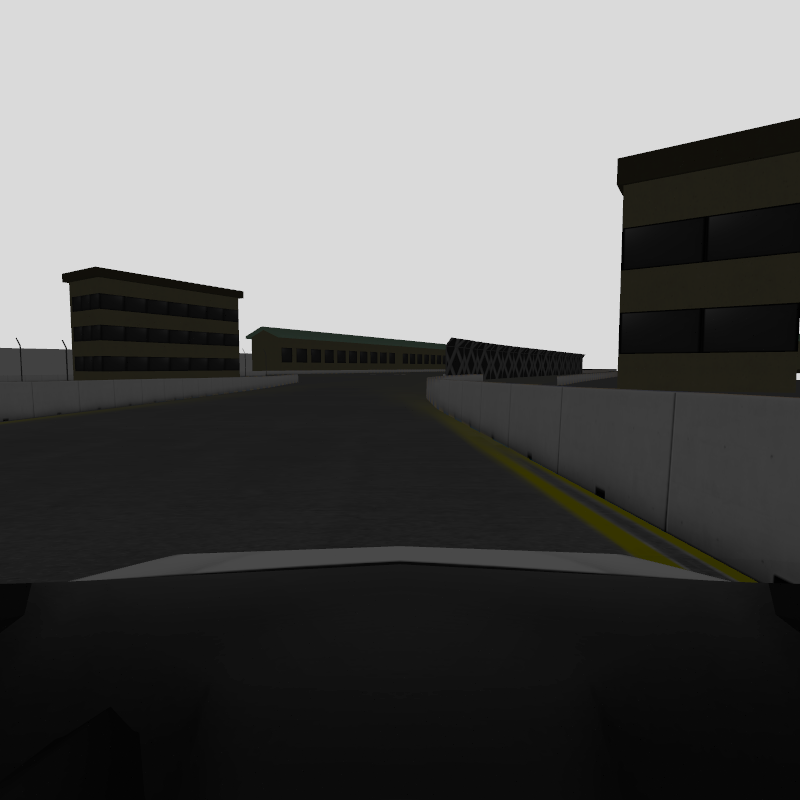
#> input picture images/frame01.png, 800 x 800 px, found by its file name
$ python line_detection_tests.py
#> lines starting #> are read from the running program, lines starting #| are printed output that depends on the picture; after the words box and inside, x2 and y2 are one past the last pixel; in counts of white or black regions, pixels touching at a corner belong together
import cv2
import numpy as np

def process_image(img_path):
    # Load the image
    img = cv2.imread(img_path)
#> img is the input picture: shape (800, 800, 3); mean B, G, R 93.3, 94.2, 94.4
    height, width, _ = img.shape
#> height = 800; width = 800

    # Define the region of interest
    rect_height = 180
    rect_top = height // 2 - rect_height // 2 + 90  # Shift ROI further down
#> rect_top = 400
    rect_bottom = rect_top + rect_height
#> rect_bottom = 580

    # Crop and blur the ROI
    rect_img = img[rect_top:rect_bottom, 0:width]
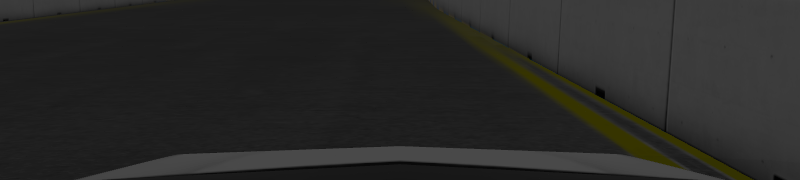
#> rect_img: shape (180, 800, 3); mean B, G, R 38.8, 40.4, 40.4
    rect_img = cv2.GaussianBlur(rect_img, (5, 5), 0)

    # Convert to HSV color space
    hsv = cv2.cvtColor(rect_img, cv2.COLOR_BGR2HSV)
#> hsv: shape (180, 800, 3); mean H, S, V 2.3, 8.7, 40.4

    # Define the yellow color range
    lower_yellow = np.array([25, 50, 50])
    upper_yellow = np.array([255, 255, 255])
    binary_mask = cv2.inRange(hsv, lower_yellow, upper_yellow)
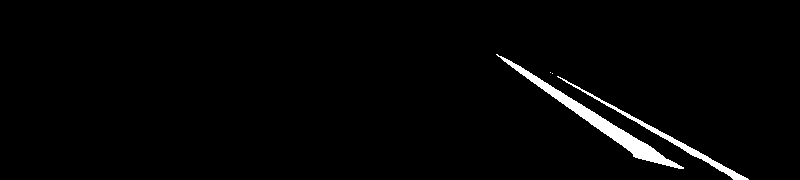
#> binary_mask: shape (180, 800); 2.1% white; 4 white regions (2 under 20 px), largest, box (x1, y1, x2, y2) and area: (496, 54, 684, 169) 2073, (557, 76, 749, 180) 923

    # Dilate mask to increase line thickness
    kernel = np.ones((5, 5), np.uint8)
    binary_mask = cv2.dilate(binary_mask, kernel, iterations=1)
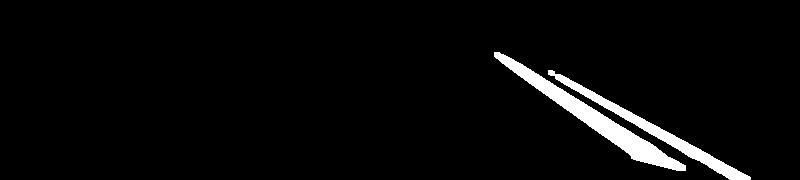
#> binary_mask: shape (180, 800); 3.8% white; 2 white regions, box (x1, y1, x2, y2) and area: (494, 52, 686, 171) 3301, (548, 70, 751, 180) 2120

    # Clean up mask
    binary_mask = cv2.morphologyEx(binary_mask, cv2.MORPH_CLOSE, kernel)
#> binary_mask: shape (180, 800); 3.8% white; 1 white region, box (x1, y1, x2, y2) and area: (494, 52, 751, 180) 5538
    binary_mask = cv2.morphologyEx(binary_mask, cv2.MORPH_OPEN, kernel)

    # Detect lines using Hough Transform
    lines = cv2.HoughLinesP(binary_mask, 1, np.pi / 180, threshold=20, minLineLength=10, maxLineGap=10)
#> lines = 39 rows, first 6: [604, 107, 745, 179], [506, 66, 660, 166], [497, 52, 685, 169], [494, 54, 681, 170], [500, 61, 662, 166], [548, 70, 746, 179]
    line_frame = img.copy()

    # Draw the ROI rectangle
    cv2.rectangle(line_frame, (0, rect_top), (width, rect_bottom), (255, 0, 0), 2)

    if lines is not None:
        left_x = float('inf')
        right_x = float('-inf')

        for line in lines:
            for x1, y1, x2, y2 in line:
                left_x = min(left_x, x1, x2)
                right_x = max(right_x, x1, x2)
#> this loop made 39 passes
#> line on passes 1 to 12: [[604, 107, 745, 179]], [[506, 66, 660, 166]], [[497, 52, 685, 169]], [[494, 54, 681, 170]], [[500, 61, 662, 166]], [[548, 70, 746, 179]], [[566, 77, 750, 179]], [[494, 55, 679, 170]], [[495, 52, 685, 170]], [[511, 58, 685, 166]], [[518, 75, 656, 165]], [[499, 52, 685, 168]]

        if left_x < float('inf') and right_x > float('-inf'):
            # Calculate the midpoint
            cx_full = int((left_x + right_x) // 2)
            cy_full = (rect_top + rect_bottom) // 2
#> cy_full = 490

            # Draw the centroid and highlight detected lines
            cv2.circle(line_frame, (cx_full, cy_full), 5, (0, 255, 0), -1)
#> line_frame: shape (800, 800, 3); mean B, G, R 95.1, 94, 94
            line_frame[rect_top:rect_bottom, :][binary_mask > 0] = (0, 255, 255)
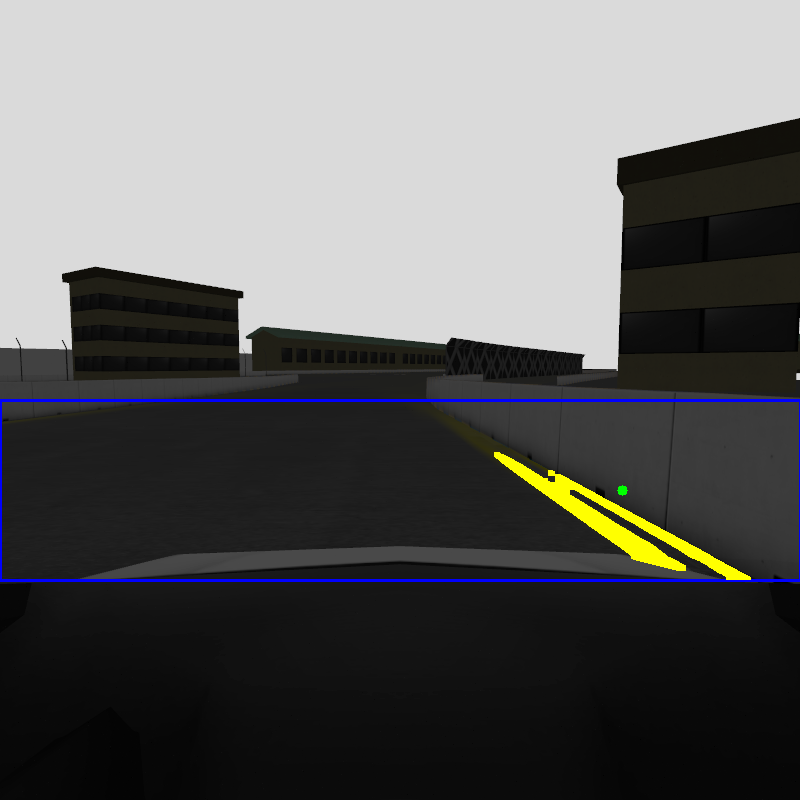
#> line_frame: shape (800, 800, 3); mean B, G, R 95, 95.7, 95.8

    # Display the images
    cv2.imshow("Original Image", img)
    cv2.imshow("Binary Mask", binary_mask)
    cv2.imshow("Detected Lines with Centroids", line_frame)
    cv2.waitKey(0)
    cv2.destroyAllWindows()

# Path to the image file
process_image("/home/developer/ros2_ws/src/images/frame01.png")
